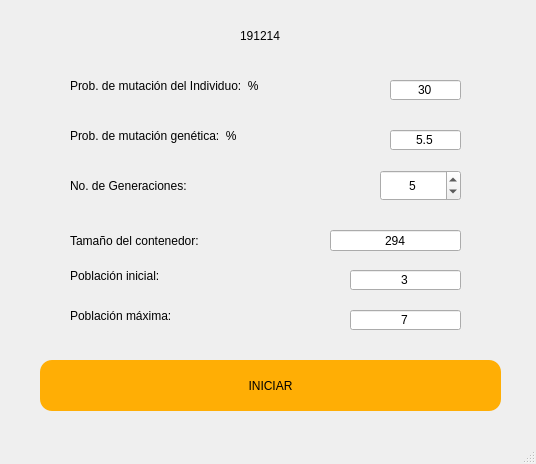
<?xml version="1.0" encoding="UTF-8"?>
<ui version="4.0">
 <class>MainWindow</class>
 <widget class="QMainWindow" name="MainWindow">
  <property name="geometry">
   <rect>
    <x>0</x>
    <y>0</y>
    <width>536</width>
    <height>464</height>
   </rect>
  </property>
  <property name="windowTitle">
   <string>MainWindow</string>
  </property>
  <widget class="QWidget" name="centralwidget">
   <widget class="QLabel" name="label">
    <property name="geometry">
     <rect>
      <x>240</x>
      <y>20</y>
      <width>81</width>
      <height>31</height>
     </rect>
    </property>
    <property name="styleSheet">
     <string notr="true">font: 75 18pt &quot;MS Shell Dlg 2&quot;;</string>
    </property>
    <property name="text">
     <string>191214</string>
    </property>
   </widget>
   <widget class="QLabel" name="label_2">
    <property name="geometry">
     <rect>
      <x>70</x>
      <y>70</y>
      <width>311</width>
      <height>31</height>
     </rect>
    </property>
    <property name="styleSheet">
     <string notr="true">font: 75 14pt &quot;MS Shell Dlg 2&quot;;</string>
    </property>
    <property name="text">
     <string>Prob. de mutación del Individuo:  %</string>
    </property>
   </widget>
   <widget class="QLabel" name="label_3">
    <property name="geometry">
     <rect>
      <x>70</x>
      <y>120</y>
      <width>271</width>
      <height>31</height>
     </rect>
    </property>
    <property name="styleSheet">
     <string notr="true">font: 75 14pt &quot;MS Shell Dlg 2&quot;;</string>
    </property>
    <property name="text">
     <string>Prob. de mutación genética:  %</string>
    </property>
   </widget>
   <widget class="QLabel" name="label_4">
    <property name="geometry">
     <rect>
      <x>70</x>
      <y>170</y>
      <width>191</width>
      <height>31</height>
     </rect>
    </property>
    <property name="styleSheet">
     <string notr="true">font: 75 14pt &quot;MS Shell Dlg 2&quot;;</string>
    </property>
    <property name="text">
     <string>No. de Generaciones:</string>
    </property>
   </widget>
   <widget class="QLabel" name="label_5">
    <property name="geometry">
     <rect>
      <x>70</x>
      <y>220</y>
      <width>211</width>
      <height>41</height>
     </rect>
    </property>
    <property name="styleSheet">
     <string notr="true">font: 75 14pt &quot;MS Shell Dlg 2&quot;;</string>
    </property>
    <property name="text">
     <string>Tamaño del contenedor:</string>
    </property>
   </widget>
   <widget class="QLabel" name="label_6">
    <property name="geometry">
     <rect>
      <x>70</x>
      <y>260</y>
      <width>141</width>
      <height>31</height>
     </rect>
    </property>
    <property name="styleSheet">
     <string notr="true">font: 75 14pt &quot;MS Shell Dlg 2&quot;;</string>
    </property>
    <property name="text">
     <string>Población inicial:</string>
    </property>
   </widget>
   <widget class="QLabel" name="label_7">
    <property name="geometry">
     <rect>
      <x>70</x>
      <y>300</y>
      <width>161</width>
      <height>31</height>
     </rect>
    </property>
    <property name="styleSheet">
     <string notr="true">font: 75 14pt &quot;MS Shell Dlg 2&quot;;</string>
    </property>
    <property name="text">
     <string>Población máxima:</string>
    </property>
   </widget>
   <widget class="QLineEdit" name="line_Prob_Mut_Ind">
    <property name="geometry">
     <rect>
      <x>390</x>
      <y>80</y>
      <width>71</width>
      <height>20</height>
     </rect>
    </property>
    <property name="text">
     <string>30</string>
    </property>
    <property name="alignment">
     <set>Qt::AlignCenter</set>
    </property>
   </widget>
   <widget class="QLineEdit" name="line_Prob_Mut_Gen">
    <property name="geometry">
     <rect>
      <x>390</x>
      <y>130</y>
      <width>71</width>
      <height>20</height>
     </rect>
    </property>
    <property name="text">
     <string>5.5</string>
    </property>
    <property name="alignment">
     <set>Qt::AlignCenter</set>
    </property>
   </widget>
   <widget class="QLineEdit" name="line_Tam_Pob_Inic">
    <property name="geometry">
     <rect>
      <x>350</x>
      <y>270</y>
      <width>111</width>
      <height>20</height>
     </rect>
    </property>
    <property name="text">
     <string>3</string>
    </property>
    <property name="alignment">
     <set>Qt::AlignCenter</set>
    </property>
   </widget>
   <widget class="QLineEdit" name="line_Tam_Pob_Max">
    <property name="geometry">
     <rect>
      <x>350</x>
      <y>310</y>
      <width>111</width>
      <height>20</height>
     </rect>
    </property>
    <property name="text">
     <string>7</string>
    </property>
    <property name="alignment">
     <set>Qt::AlignCenter</set>
    </property>
   </widget>
   <widget class="QLineEdit" name="line_contenedor">
    <property name="geometry">
     <rect>
      <x>330</x>
      <y>230</y>
      <width>131</width>
      <height>21</height>
     </rect>
    </property>
    <property name="text">
     <string>294</string>
    </property>
    <property name="alignment">
     <set>Qt::AlignCenter</set>
    </property>
   </widget>
   <widget class="QComboBox" name="comboBox">
    <property name="enabled">
     <bool>false</bool>
    </property>
    <property name="geometry">
     <rect>
      <x>330</x>
      <y>370</y>
      <width>41</width>
      <height>22</height>
     </rect>
    </property>
    <property name="styleSheet">
     <string notr="true">font: 75 14pt &quot;MS Shell Dlg 2&quot;;</string>
    </property>
    <item>
     <property name="text">
      <string>A</string>
     </property>
    </item>
    <item>
     <property name="text">
      <string>B</string>
     </property>
    </item>
    <item>
     <property name="text">
      <string>C</string>
     </property>
    </item>
    <item>
     <property name="text">
      <string>D</string>
     </property>
    </item>
    <item>
     <property name="text">
      <string>E</string>
     </property>
    </item>
   </widget>
   <widget class="QLineEdit" name="line_Precio_Publico">
    <property name="enabled">
     <bool>false</bool>
    </property>
    <property name="geometry">
     <rect>
      <x>70</x>
      <y>380</y>
      <width>71</width>
      <height>20</height>
     </rect>
    </property>
    <property name="text">
     <string>50</string>
    </property>
    <property name="alignment">
     <set>Qt::AlignCenter</set>
    </property>
   </widget>
   <widget class="QLineEdit" name="line_Tam_paquete">
    <property name="enabled">
     <bool>false</bool>
    </property>
    <property name="geometry">
     <rect>
      <x>150</x>
      <y>380</y>
      <width>71</width>
      <height>20</height>
     </rect>
    </property>
    <property name="text">
     <string>7</string>
    </property>
    <property name="alignment">
     <set>Qt::AlignCenter</set>
    </property>
   </widget>
   <widget class="QLineEdit" name="line_Cantidad_Paquetes">
    <property name="enabled">
     <bool>false</bool>
    </property>
    <property name="geometry">
     <rect>
      <x>260</x>
      <y>370</y>
      <width>71</width>
      <height>20</height>
     </rect>
    </property>
    <property name="text">
     <string>6</string>
    </property>
    <property name="alignment">
     <set>Qt::AlignCenter</set>
    </property>
   </widget>
   <widget class="QLineEdit" name="line_Costo_Envio">
    <property name="enabled">
     <bool>false</bool>
    </property>
    <property name="geometry">
     <rect>
      <x>380</x>
      <y>370</y>
      <width>71</width>
      <height>20</height>
     </rect>
    </property>
    <property name="text">
     <string>30</string>
    </property>
    <property name="alignment">
     <set>Qt::AlignCenter</set>
    </property>
   </widget>
   <widget class="QPushButton" name="pushButton_iniciar">
    <property name="geometry">
     <rect>
      <x>40</x>
      <y>360</y>
      <width>461</width>
      <height>51</height>
     </rect>
    </property>
    <property name="styleSheet">
     <string notr="true">font: 75 14pt &quot;MS Shell Dlg 2&quot;;
border-radius: 12px;
background-color: qlineargradient(spread:pad, x1:1, y1:1, x2:1, y2:1, stop:0.534091 rgba(255, 174, 5, 255), stop:1 rgba(255, 255, 255, 255));</string>
    </property>
    <property name="text">
     <string>INICIAR</string>
    </property>
   </widget>
   <widget class="QRadioButton" name="radioButton_modificar">
    <property name="enabled">
     <bool>false</bool>
    </property>
    <property name="geometry">
     <rect>
      <x>250</x>
      <y>390</y>
      <width>171</width>
      <height>17</height>
     </rect>
    </property>
    <property name="styleSheet">
     <string notr="true">font: 75 14pt &quot;MS Shell Dlg 2&quot;;</string>
    </property>
    <property name="text">
     <string>Modificar Campos</string>
    </property>
   </widget>
   <widget class="QSpinBox" name="spinBoxGeneraciones">
    <property name="geometry">
     <rect>
      <x>380</x>
      <y>170</y>
      <width>81</width>
      <height>31</height>
     </rect>
    </property>
    <property name="styleSheet">
     <string notr="true">font: 75 14pt &quot;MS Shell Dlg 2&quot;;</string>
    </property>
    <property name="alignment">
     <set>Qt::AlignCenter</set>
    </property>
    <property name="value">
     <number>5</number>
    </property>
   </widget>
   <zorder>radioButton_modificar</zorder>
   <zorder>label</zorder>
   <zorder>label_2</zorder>
   <zorder>label_3</zorder>
   <zorder>label_4</zorder>
   <zorder>label_5</zorder>
   <zorder>label_6</zorder>
   <zorder>label_7</zorder>
   <zorder>line_Prob_Mut_Ind</zorder>
   <zorder>line_Prob_Mut_Gen</zorder>
   <zorder>line_Tam_Pob_Inic</zorder>
   <zorder>line_Tam_Pob_Max</zorder>
   <zorder>line_contenedor</zorder>
   <zorder>comboBox</zorder>
   <zorder>line_Precio_Publico</zorder>
   <zorder>line_Tam_paquete</zorder>
   <zorder>line_Cantidad_Paquetes</zorder>
   <zorder>line_Costo_Envio</zorder>
   <zorder>pushButton_iniciar</zorder>
   <zorder>spinBoxGeneraciones</zorder>
  </widget>
  <widget class="QMenuBar" name="menubar">
   <property name="geometry">
    <rect>
     <x>0</x>
     <y>0</y>
     <width>536</width>
     <height>21</height>
    </rect>
   </property>
  </widget>
  <widget class="QStatusBar" name="statusbar"/>
 </widget>
 <resources/>
 <connections/>
</ui>
